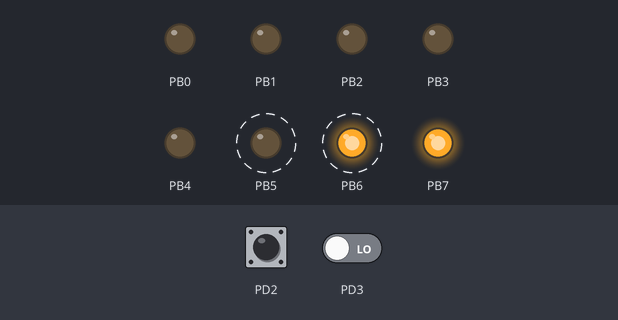
Bench run of a program on a simulated ATmega2560, built with avr-gcc and emulated at 16 MHz. Shown: output pins drawn as LEDs (lit = HIGH). Dashed ring = blinking. Inputs (shaded band) come from the test bench; at power-on: PD2 HIGH, PD3 LOW.

Above: at 1.2 s.
1.3 s: PD2 driven LOW
At 1.87 s:
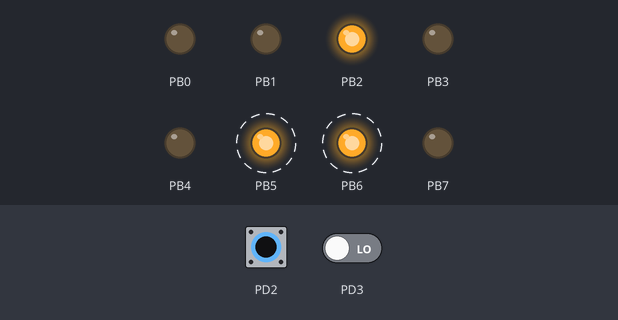
4.3 s: PD3 driven HIGH
At 5.37 s:
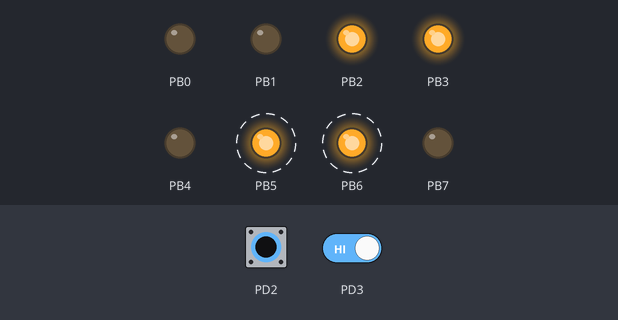
7.3 s: PD2 pulsed HIGH 2 times (0.12 s each, 0.3 s apart)
At 7.87 s:
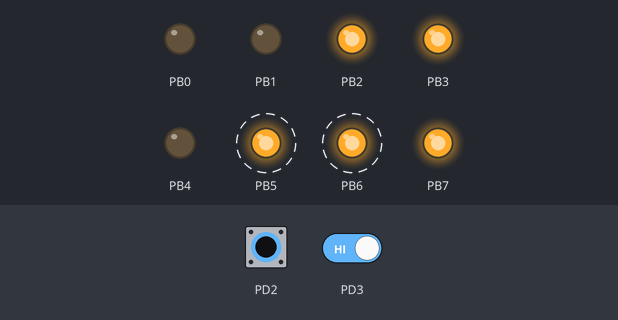
10.3 s: PD2 pulsed HIGH 5 times (0.12 s each, 0.3 s apart)
At 10.87 s:
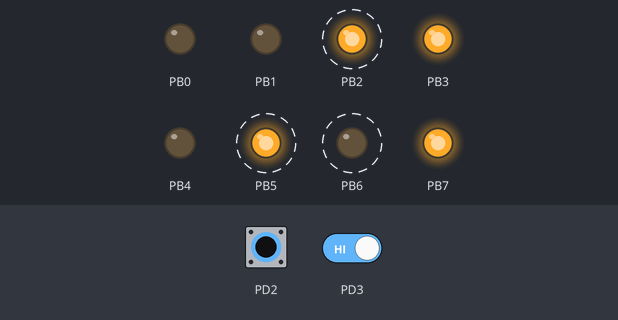
Timing chart, 0 to 14.3 s (numbered marks = the images above; inputs shaded):
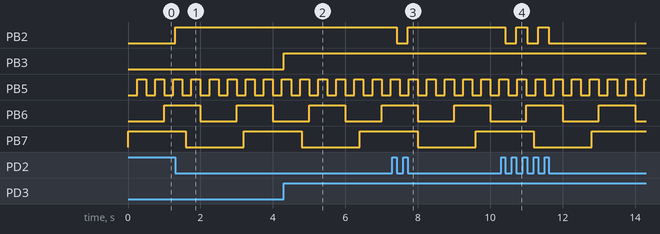

The program:

LAB10_1.c
```c
#include <avr/io.h>
#define F_CPU 16000000
#include <util/delay.h>
#include "led.h"
#include "avr/interrupt.h"

unsigned int timer0Counter = 0;


void init_interrupts() {
	EIMSK = (1 << INT2) | (1 << INT3); //activate interrupts for INT2 and INT3
	EICRA = 0b11100000;                //falling edge of INT2, rising edge for INT3
	sei();                             //activate interrupts
}

void init_timer0() {
	TCCR0A = 0x00;
	TCCR0B = 0x01;
	TIMSK0 |= (1<<TOIE0);              //set timer0 interrupt overflow
}

void init_timer1() {
	TCCR1A = 0x00;
	TCCR1B = 0b00001100; //mode 4
	OCR1A = 15625-1;      //((16000000/256)/4)-1
	TIMSK1 |= (1<<OCIE1A);
}


ISR(TIMER1_COMPA_vect) {
	toggleLED(5);
}

ISR(TIMER0_OVF_vect) {
	timer0Counter++;
	if (timer0Counter == 62500) {
		toggleLED(6);
		timer0Counter = 0;
	}
}

ISR(INT2_vect) {
	//do stuff when INT2 interrupt happens
	toggleLED(2);
}

ISR(INT3_vect) {
	//do stuff when INT3 interrupt happens
	toggleLED(3);
}


int main(void)
{
	init_LEDport();
	init_interrupts();
	init_timer0();
	init_timer1();
	while (1)
	{
		toggleLED(7);
		_delay_ms(1000);
	}
}
```

led.c
```c
/*************************************************
* "LED.C"                                        *
* Implementation file for "Mega2560 LED driver"  *
* Henning Hargaard, 22/9 2015                    *
**************************************************/
#include <avr/io.h>
#define MAX_LED_NR 7

void init_LEDport()
{
	DDRB = 0xFF;
	PORTB = 0;
}

void writeAllLEDs(unsigned char pattern)
{
  // Hent parameteren og skriv til lysdioderne
	PORTB = pattern;
}

void turnOnLED(unsigned char led_nr)
{
// Lokal variabel
unsigned char mask;
  // Vi skal kun lave noget, hvis led_nr < 8
  if (led_nr <= MAX_LED_NR)
  {
    // Dan maske på basis af parameteren (led_nr)
    mask = 0b00000001 << led_nr;
    // Tænd den aktuelle lysdiode (de andre ændres ikke)
    PORTB = PINB | mask;
  }
}

void turnOffLED(unsigned char led_nr)
{
	//Lokal variabel
	unsigned char mask;
	if (led_nr <= MAX_LED_NR)
	{
		mask = 0b00000001 << led_nr;
	}
	PORTB = PINB & ~mask;
}

void toggleLED(unsigned char led_nr)
{
	unsigned char mask;
	if (led_nr <= MAX_LED_NR)
	{
		mask = 0b00000001 << led_nr;
	}
	PORTB = PINB ^ mask;
}
```

led.h
```c
/******************************************
* "LED.H"                                 *
* Header file for "Mega2560 LED driver"   *
* Henning Hargaard, 22/9 2015             *
*******************************************/
void init_LEDport();
void writeAllLEDs(unsigned char pattern);
void turnOnLED(unsigned char led_nr);
void turnOffLED(unsigned char led_nr);
void toggleLED(unsigned char led_nr);
/******************************************/
```

Measured:
- after the input at 1.3 s, PB2: LOW → HIGH at once
- after the input at 4.3 s, PB3: LOW → HIGH at once
- after the input at 7.3 s, PB2: HIGH → LOW after 0.12 s, → HIGH 0.30 s later
- after the input at 10.3 s, PB2: alternates HIGH for 0.30 s and LOW for 0.30 s, 5 changes in all, then stays LOW, starting after 0.12 s
- by itself, PB5: alternates HIGH for 0.25 s and LOW for 0.25 s
- by itself, PB6: alternates HIGH for 1.0 s and LOW for 1.0 s
